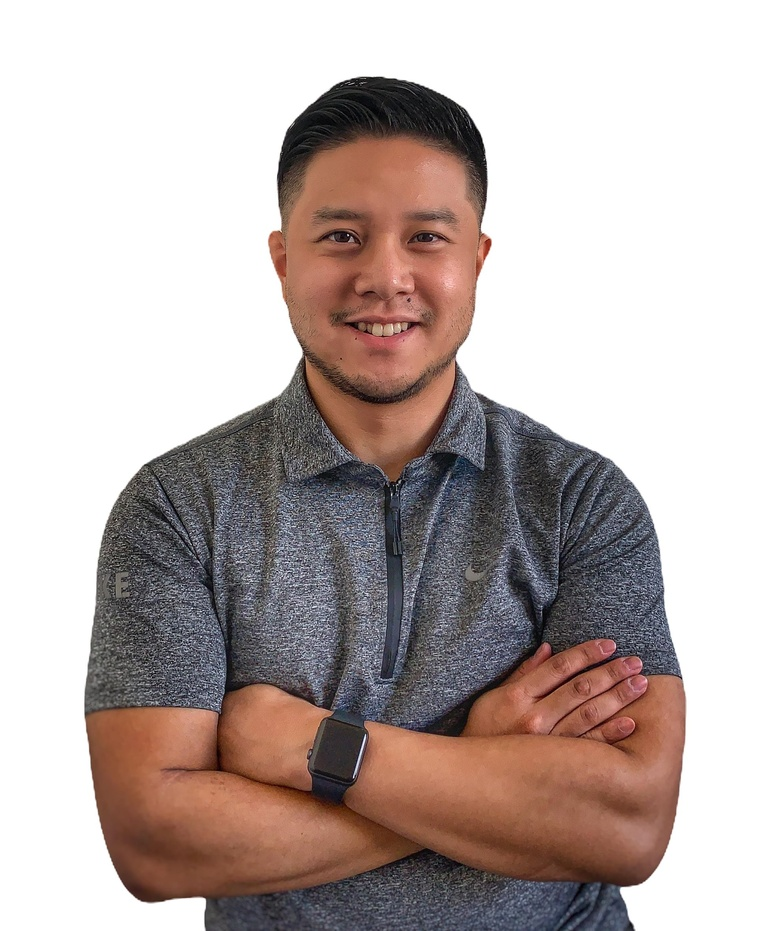
#> input picture images/jeremy.jpg, 758 x 931 px, shrunk from 1920 x 2358 before the run
$ python convert_jeremy.py
#> lines starting #> are read from the running program, lines starting #| are printed output that depends on the picture; after the words box and inside, x2 and y2 are one past the last pixel; in counts of white or black regions, pixels touching at a corner belong together
"""
Remove the white-ish background from Jeremy's headshot.

Pipeline:
  1. Flood-fill the bulk white from the corners (kills the empty studio bg).
  2. Erode the alpha mask by 2 pixels (MinFilter 5x5) — this shaves off the
     halo of partially-white anti-aliased edge pixels.
  3. Slightly blur the alpha so the new edge isn't pixel-hard.
"""
from collections import deque
from PIL import Image, ImageFilter

SRC = "images/jeremy.jpg"
DST = "images/jeremy.png"
HARD_THRESHOLD = 230
ERODE_FILTER_SIZE = 5      # 5 = shave 2 pixels off the figure edge; 7 = shave 3
ALPHA_BLUR_RADIUS = 1.2

img = Image.open(SRC).convert("RGBA")
w, h = img.size
#> w = 758; h = 931
px = img.load()


def is_hard_bg(p):
    r, g, b, _ = p
    return min(r, g, b) >= HARD_THRESHOLD


# Pass 1 — flood-fill bulk white background
visited = [[False] * h for _ in range(w)]
queue = deque()
for x in range(w):
    for y in (0, h - 1):
        if is_hard_bg(px[x, y]):
            visited[x][y] = True
            queue.append((x, y))
for y in range(h):
    for x in (0, w - 1):
        if is_hard_bg(px[x, y]):
            visited[x][y] = True
            queue.append((x, y))

while queue:
    x, y = queue.popleft()
    r, g, b, _ = px[x, y]
    px[x, y] = (r, g, b, 0)
    for dx, dy in ((1, 0), (-1, 0), (0, 1), (0, -1)):
        nx, ny = x + dx, y + dy
        if 0 <= nx < w and 0 <= ny < h and not visited[nx][ny]:
            if is_hard_bg(px[nx, ny]):
                visited[nx][ny] = True
                queue.append((nx, ny))

# Pass 2 — erode the alpha mask to remove the halo, then soft-feather the edge
alpha = img.getchannel("A")
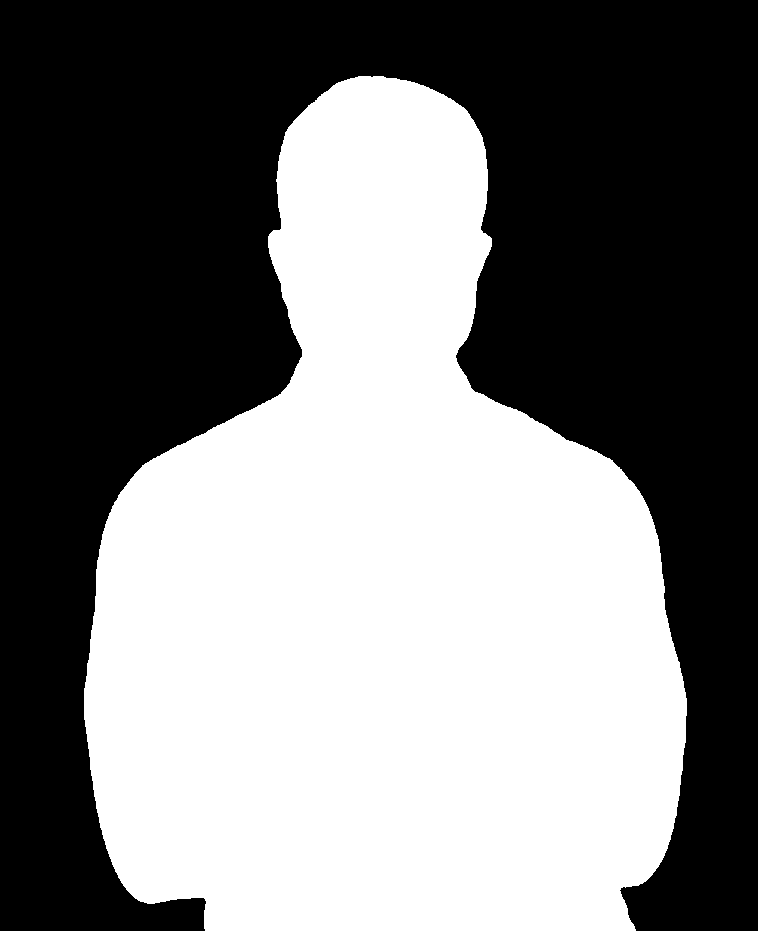
#> alpha: PIL image 758x931 L; 48.6% white; 1 white region, box (x1, y1, x2, y2) and area: (84, 76, 687, 931) 342962
alpha = alpha.filter(ImageFilter.MinFilter(ERODE_FILTER_SIZE))
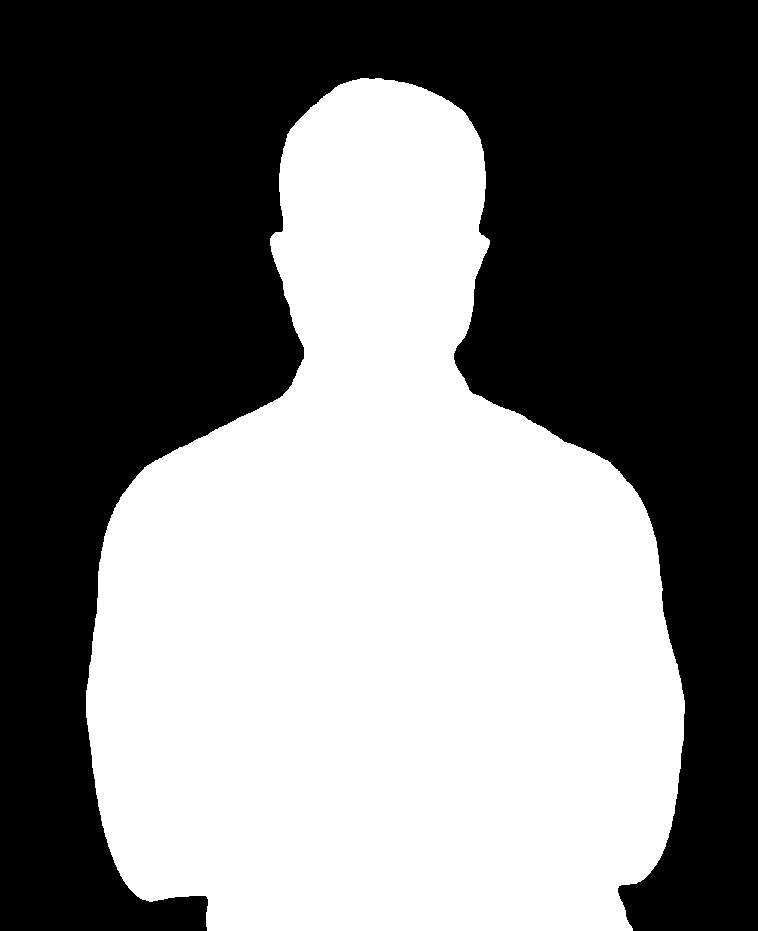
#> alpha: PIL image 758x931 L; 47.8% white; 1 white region, box (x1, y1, x2, y2) and area: (86, 78, 685, 931) 337568
alpha = alpha.filter(ImageFilter.GaussianBlur(radius=ALPHA_BLUR_RADIUS))
img.putalpha(alpha)

img.save(DST, "PNG", optimize=True)
print(f"wrote {DST} ({w}x{h})")
#| wrote images/jeremy.png (758x931)

$ run again, with images/Barbell.jpg copied over images/jeremy.jpg
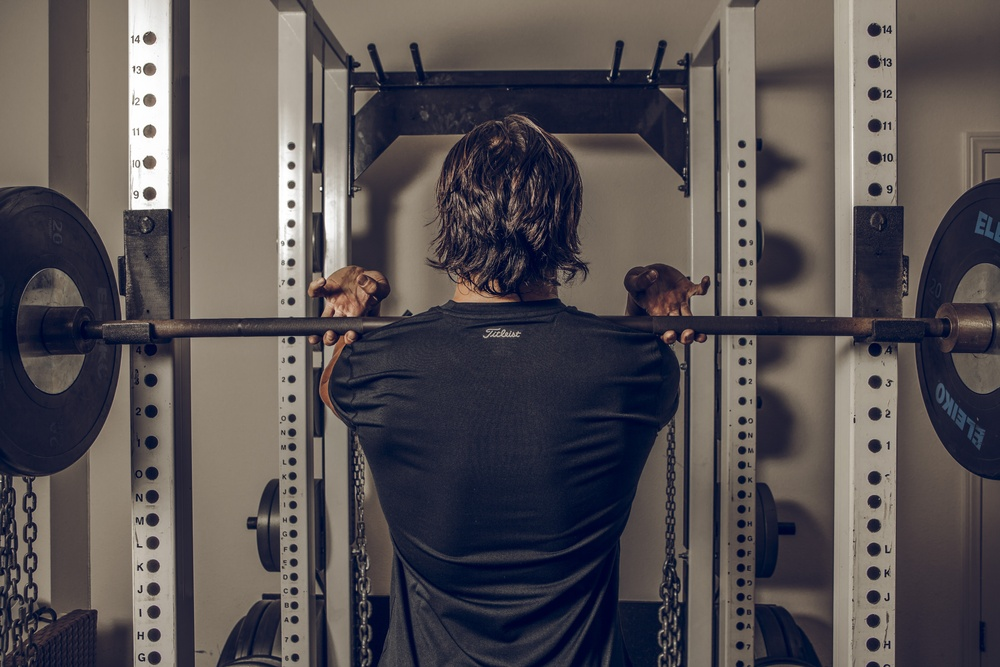
#> input picture images/Barbell.jpg, 1000 x 667 px, shrunk from 5616 x 3744 before the run
#> `alpha = img.getchannel("A")`:
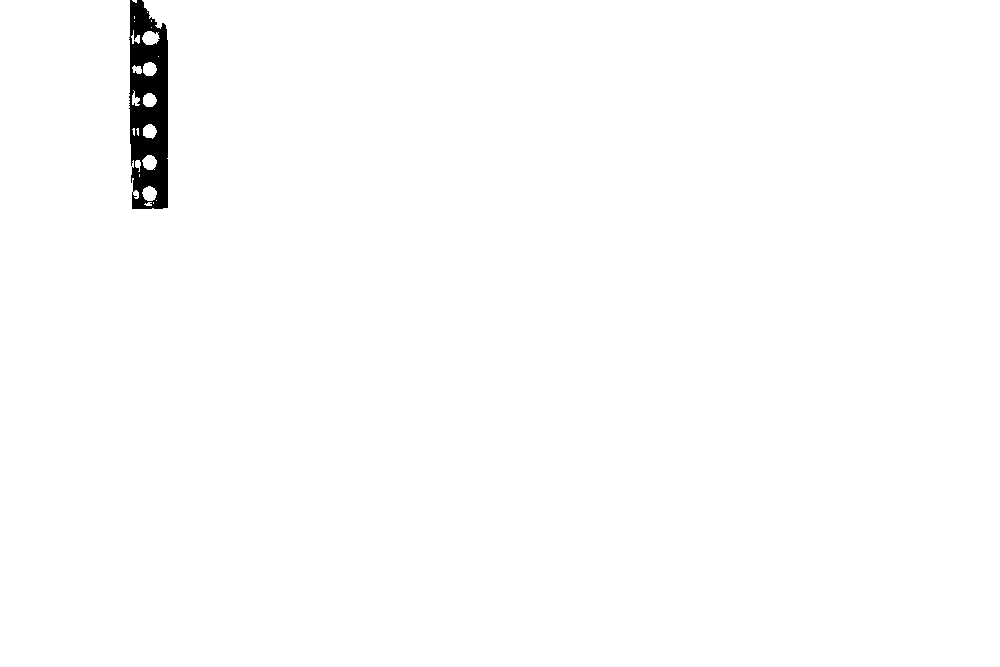
#> alpha: PIL image 1000x667 L; 99.1% white; 1 black region, box (x1, y1, x2, y2) and area: (129, 0, 168, 209) 5948
#> `alpha = alpha.filter(ImageFilter.MinFilter(ERODE_FILTER_SIZE))`:
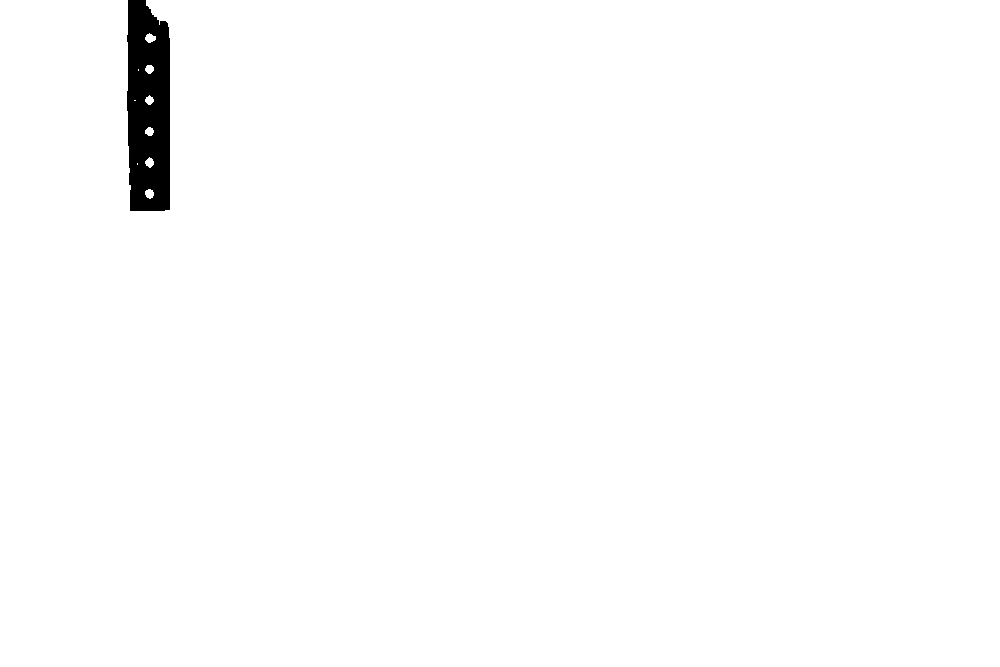
#> alpha: PIL image 1000x667 L; 98.8% white; 1 black region, box (x1, y1, x2, y2) and area: (127, 0, 170, 211) 7954
#| wrote images/jeremy.png (1000x667)
